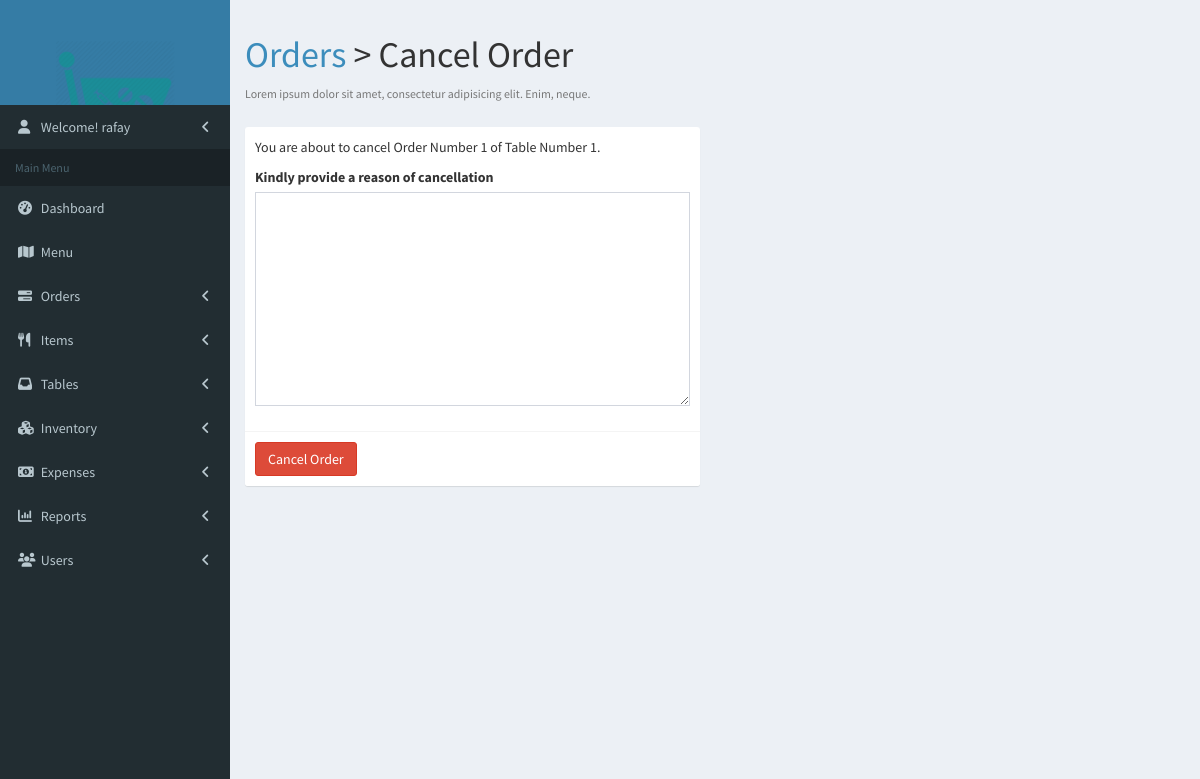
Screenshot of /order/1/cancel (signed in) with the database file from the repository.
### app/models.py (models this page shows, shortened)
class User(AbstractUser):
    is_manager = models.BooleanField(default=False)
    is_inventory_manager = models.BooleanField(default=False)

class Order(models.Model):
    order_table = models.ForeignKey(Table, on_delete=models.PROTECT)
    is_served = models.BooleanField(default=False)
    is_completed = models.BooleanField(default=False)
    is_ready = models.BooleanField(default=False)
    is_waiting = models.BooleanField(default=True)
    is_cancelled = models.BooleanField(default=False)
    cancel_reason = models.CharField(max_length=300, null=True, blank=True)
    discount = models.IntegerField(default=0)
    service_charges = models.IntegerField(default=0)  # Added on 30 Sep
    placed_at = models.DateTimeField(blank=True, null=True)
    ready_at = models.DateTimeField(blank=True, null=True)
    served_at = models.DateTimeField(blank=True, null=True)
    completed_at = models.DateTimeField(blank=True, null=True)
    total_bill = models.IntegerField()
    grand_total = models.IntegerField(blank=True, null=True)  # This needs to be must
    custom_amount = models.IntegerField(default=0)  # Added on 30 Sep
    complain = models.CharField(max_length=300, blank=True, null=True)
    suggestion = models.CharField(max_length=300, blank=True, null=True)
    waiter = models.CharField(max_length=30, blank=True, null=True)
    is_active = models.BooleanField(default=True)
    created_at = models.DateTimeField(auto_now_add=True)
    updated_at = models.DateTimeField(auto_now=True)
    history = HistoricalRecords()
    class Meta:
        ordering = ['-created_at']

class Table(models.Model):
    number = models.IntegerField(unique=True, blank=True, null=True)
    name = models.CharField(max_length=30, unique=True, blank=True, null=True)
    is_favorite = models.BooleanField(default=False, blank=True, null=True)
    image = models.ImageField(upload_to="tables", null=True, blank=True)
    is_active = models.BooleanField(default=True)
    created_at = models.DateTimeField(auto_now_add=True)
    updated_at = models.DateTimeField(auto_now=True)
    history = HistoricalRecords()

### app/views.py (the view, shortened to what this page needs)
# urls.py: path('order/<int:pk>/cancel', views.order_cancel, name='order-cancel'),
@login_required
def order_cancel(request, pk):
    order = Order.objects.filter(pk=pk).get()
    return render(request, 'app/order_cancel.html', {'order': order})

### app/templates/app/order_cancel.html (shortened to what this page needs)
{% extends 'base.html' %}
{% load static %}
{% block content %}
    <div>
        <section class="content-header">
            <div class="row">
                <div class="col-xs-8">
                    <h1>
                        <a href="{% url 'order-list' %}">Orders</a> &gt; Cancel Order
                    </h1>
                    <p class="text-muted">
                        <small>Lorem ipsum dolor sit amet, consectetur adipisicing elit. Enim, neque.</small>
                    </p>
                </div>
            </div>
        </section>
    </div>
    <section class="content container-fluid">
        <div class="row">
            <div class="col-md-6">
                <form action="{% url 'order-cancel' order.id %}" method="post">{% csrf_token %}
                    <div class="box box-solid">
                        <div class="box-body">
                            <p>You are about to cancel Order Number {{ order.id }} of Table
                                Number {{ order.order_table.number }}.</p>
                            <div class="form-group">
                                <label for="">Kindly provide a reason of cancellation</label>
                                <textarea name="reason" id="" cols="30" rows="10" class="form-control"></textarea>
                            </div>
                        </div>
                        <div class="box-footer">
                            <input type="submit" value="Cancel Order" class="btn btn-danger">
                        </div>
                    </div>
                </form>
            </div>
        </div>
    </section>
{% endblock %}

### app/templates/base.html (shortened to what this page needs)
{% load static %}
<html>
<head>
    <link rel="stylesheet" href="{% static 'app/bower_components/font-awesome/css/font-awesome.min.css' %}">
    <link rel="stylesheet" href="{% static 'app/bower_components/bootstrap/dist/css/bootstrap.min.css' %}">
    <link rel="stylesheet" href="{% static 'app/dist/css/AdminLTE.min.css' %}">
    <link rel="stylesheet" href="{% static 'app/dist/css/skins/skin-blue.min.css' %}">
    <link href="{% static 'app/vendor/datatables-plugins/dataTables.bootstrap.css' %}" rel="stylesheet">
    <link href="{% static 'app/vendor/datatables-responsive/dataTables.responsive.css' %}" rel="stylesheet">
    <link rel="stylesheet" href="//cdn.datatables.net/1.10.19/css/jquery.dataTables.min.css">
    <link rel="stylesheet" href="{% static 'app/dist/css/aroma.css' %}">
</head>
<body class="hold-transition skin-blue sidebar-mini">
<div class="wrapper">
    <header class="main-header">
        <a href="base.html" class="logo">
            <span class="logo-lg">
                    <img src="{% static 'app/images/logo_white.png' %}" alt="" style="width: 60%; margin-top: 40px;">
                </span>
        </a>
    </header>
    <aside class="main-sidebar">
        <section class="sidebar">
            <ul class="sidebar-menu" data-widget="tree">
                <li class="treeview">
                    <a href="#">
                        <i class="fa fa-user"></i>
                        <span>
                            Welcome! {{ user.get_username }}
                        </span>
                        <span class="pull-right-container">
                              <i class="fa fa-angle-left pull-right"></i>
                            </span>
                    </a>
                </li>
            </ul>
            <ul class="sidebar-menu" data-widget="tree">
                <li class="header">Main Menu</li>
                <li class="{% block link-dashboard %}{% endblock %}">
                    <a href="{% url 'index' %}">
                        <i class="fa fa-dashboard"></i> <span>Dashboard</span>
                    </a>
                </li>
                {% if user.is_superuser or user.is_manager or user.is_staff %}
                    <li class="{% block link-menu %}{% endblock %}">
                        <a href="{% url 'menu' %}">
                            <i class="fa fa-map"></i> <span>Menu</span>
                        </a>
                    </li>
                    <li class="treeview {% block link-orders %}{% endblock %}">
                        <a href="#">
                            <i class="fa fa-tasks"></i>
                            <span>Orders</span>
                            <span class="pull-right-container">
                              <i class="fa fa-angle-left pull-right"></i>
                            </span>
                        </a>
                    </li>
                <li class="treeview {% block link-items %}{% endblock %}">
                        <a href="#">
                            <i class="fa fa-cutlery"></i>
                            <span>Items</span>
                            <span class="pull-right-container">
                              <i class="fa fa-angle-left pull-right"></i>
                            </span>
                        </a>
                                {% now 'n' as month %}
                                {% now 'Y' as year %}
                    </li>
                    <li class="treeview {% block link-tables %}{% endblock %}">
                        <a href="#">
                            <i class="fa fa-inbox"></i>
                            <span>Tables</span>
                            <span class="pull-right-container">
                              <i class="fa fa-angle-left pull-right"></i>
                            </span>
                        </a>
                    </li>
                {% endif %}
                {% if user.is_superuser or user.is_manager or user.is_inventory_manager %}
                    <li class="treeview {% block link-inventory %}{% endblock %}">
                        <a href="#">
                            <i class="fa fa-cubes"></i>
                            <span>Inventory</span>
                            <span class="pull-right-container">
                              <i class="fa fa-angle-left pull-right"></i>
                            </span>
                        </a>
                    </li>
                {% endif %}
                {% if user.is_superuser or user.is_manager %}
                    <li class="treeview {% block link-expense %}{% endblock %}">
                        <a href="#">
                            <i class="fa fa-money"></i>
                            <span>Expenses</span>
                            <span class="pull-right-container">
                              <i class="fa fa-angle-left pull-right"></i>
                            </span>
                        </a>
                    </li>
                    <li class="treeview {% block link-reports %}{% endblock %}">
                        <a href="#">
                            <i class="fa fa-bar-chart"></i>
                            <span>Reports</span>
                            <span class="pull-right-container">
                              <i class="fa fa-angle-left pull-right"></i>
                            </span>
                        </a>
                                {% now 'j' as today %}
                                {% now 'n' as month %}
                                {% now 'Y' as year %}
                                {% now 'n' as month %}
                                {% now 'Y' as year %}
                                {% now 'Y' as year %}
                    </li>
                {% endif %}
                {% if user.is_superuser %}
                    <li class="treeview {% block link-user %}{% endblock %}">
                        <a href="#">
                            <i class="fa fa-group"></i>
                            <span>Users</span>
                            <span class="pull-right-container">
                              <i class="fa fa-angle-left pull-right"></i>
                            </span>
                        </a>
                    </li>
                {% endif %}
            </ul>
        </section>
    </aside>
    <div class="content-wrapper">
        {% block content %}
        {% endblock %}
    </div>
</div>
</body>
</html>

### rows the page displays
User: get_username "rafay"
Order: id "1", order_table.number "1"
